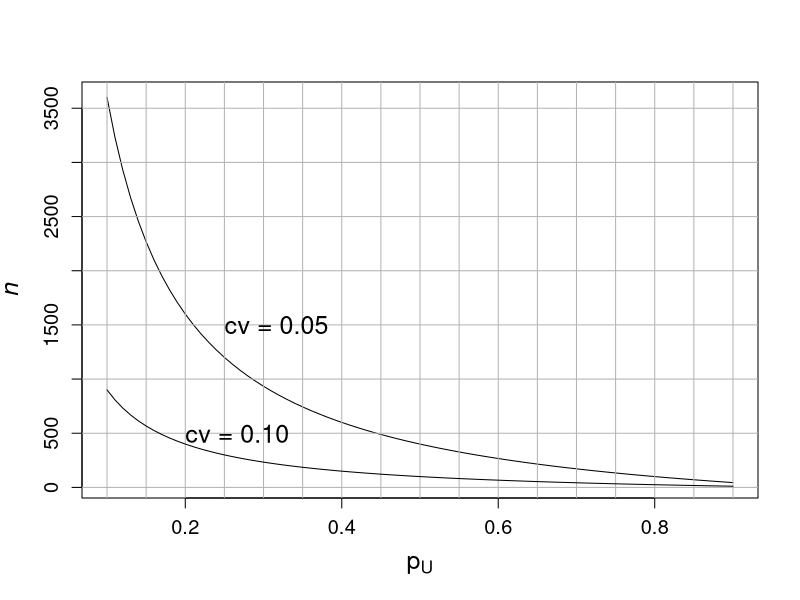

Here is the R script that generated this plot:
#***************************************************************************************************
# FILE:    C:\Projects\Practical Tools Book\Book Chapters\3 Sample Design\Examples\Fig 3.1 CV plot.R                                                    
# PROJECT: Practical Tools book                                              
# DATE:    03/21/2012                                                        
# AUTHOR:  R. Valliant                                                       
# PURPOSE: Plot sample sizes to achieve CV=0.05, 0.10 for proportions
#***************************************************************************************************

n.cv <- function(cv0, p){
    n <- (1-p) / p / cv0^2
    n
}

p0 <- seq(0.1, 0.9, 0.01)
n.05 <- n.cv(0.05, p = p0)

postscript("C:\\Projects\\Practical Tools Book\\Book Chapters\\3 Sample Design\\Examples\\Fig 3.1.eps")

plot(p0, n.05, 
     type = "l", 
     lty = 1,
     font.lab = 3,
     xlab = quote(p[U]),
     ylab = "n",
     cex.lab = 1.5,
     cex.axis = 1.2)
     
   
abline(h = seq(0, 4000, 500),
       v = seq(0, 1, 0.05),
       col = "gray70",
       lty = 1)

n.10 <- n.cv(0.10, p = p0)

lines(p0, n.10, type = "l", lty = 1)

text(x = 0.25, y = 1500, "cv = 0.05",
     adj = 0,
     cex = 1.5)
text(x = 0.20, y = 500, "cv = 0.10",
     adj = 0,
     cex = 1.5)

dev.off()